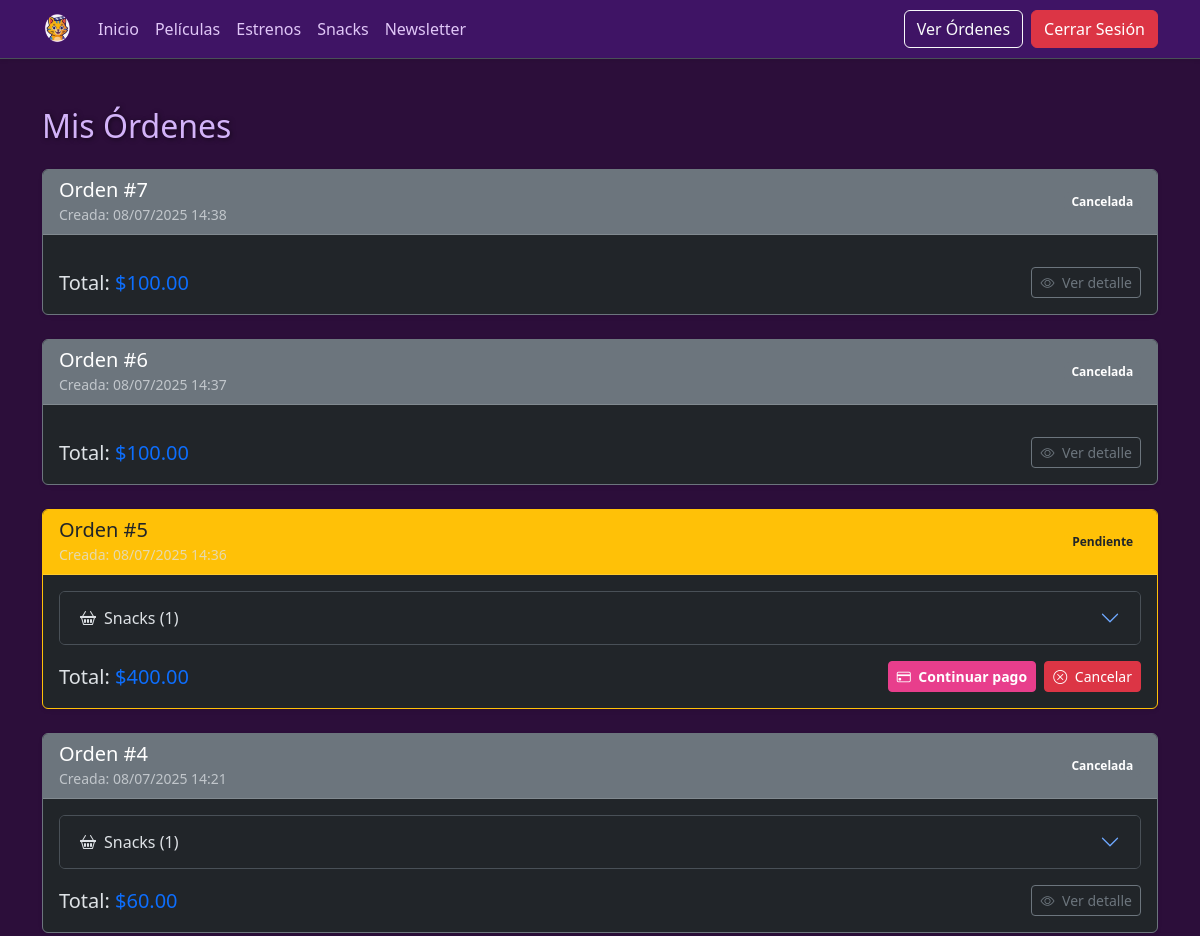
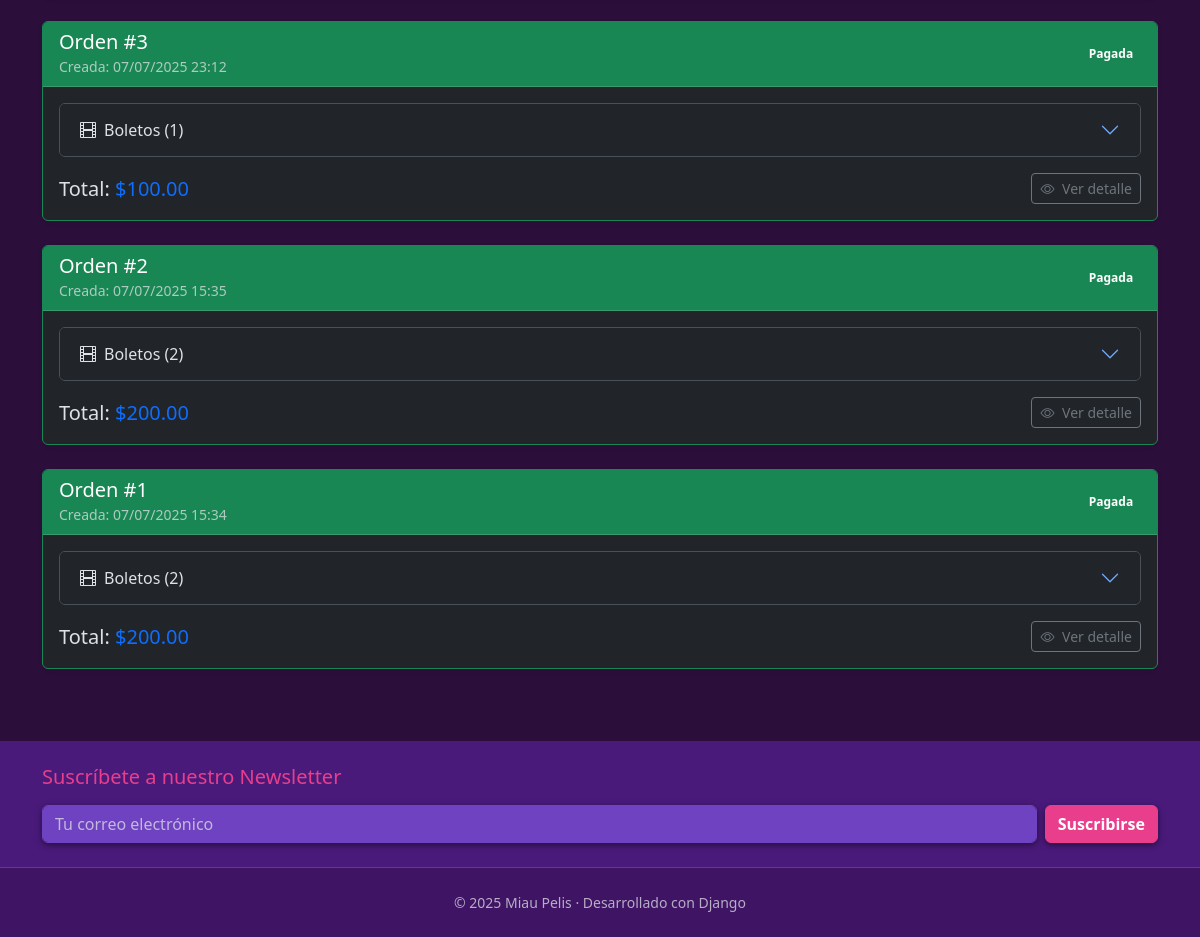
Screenshot of /orders/ (signed in) with the database file from the repository (2 pictures, top to bottom).
### cinema/models.py (models this page shows, shortened)
class TimeStampedModel(models.Model):
    created = models.DateTimeField(auto_now_add=True)
    updated = models.DateTimeField(auto_now=True)
    class Meta:
        abstract = True
        ordering = ('-created',)

class Order(TimeStampedModel):
    customer      = models.ForeignKey(Customer, on_delete=models.SET_NULL, null=True, related_name='orders')
    payment_method= models.CharField(max_length=3, choices=PaymentMethod.choices)
    total_amount  = models.DecimalField(max_digits=8, decimal_places=2)
    paid_at       = models.DateTimeField(null=True, blank=True)
    class Status(models.TextChoices):
        PENDING  = 'PEN', 'Pendiente'
        PAID     = 'PAI', 'Pagada'
        CANCELED = 'CAN', 'Cancelada'
    status        = models.CharField(max_length=3, choices=Status.choices, default=Status.PENDING)

### cinema/views.py (the view)
# urls.py: path('orders/', OrderListView.as_view(), name='orders_list'),
class OrderListView(LoginRequiredMixin, ListView):
   model = Order
   template_name = 'orders_list.html'
   context_object_name = 'orders'
   login_url = 'login'
   def get_queryset(self):
       customer, _ = Customer.objects.get_or_create(user=self.request.user)
       return Order.objects.filter(customer=customer).order_by('-created')

### cinema/models.py (called while the page is built)
    def line_total(self):
        return self.qty * self.price

### cinema/templates/orders_list.html (shortened to what this page needs)
{% extends "baseHome.html" %}
{% block content %}
 <h2 class="mb-4">Mis Órdenes</h2>
 {% if orders %}
   {% for order in orders %}
     <div class="card mb-4 shadow-sm
         {% if order.status == 'PAI' %}border-success
         {% elif order.status == 'PEN' %}border-warning
         {% else %}border-secondary{% endif %}">
       <div class="card-header d-flex justify-content-between align-items-center
           {% if order.status == 'PAI' %}bg-success text-white
           {% elif order.status == 'PEN' %}bg-warning text-dark
           {% else %}bg-secondary text-white{% endif %}">
         <div>
           <h5 class="mb-0">Orden #{{ order.id }}</h5>
           <small class="text-muted">
             Creada: {{ order.created|date:"d/m/Y H:i" }}
           </small>
         </div>
         <span class="badge
             {% if order.status == 'PAI' %}bg-success
             {% elif order.status == 'PEN' %}bg-warning text-dark
             {% else %}bg-secondary{% endif %}">
           {% if order.status == 'PAI' %}Pagada
           {% elif order.status == 'PEN' %}Pendiente
           {% else %}Cancelada{% endif %}
         </span>
       </div>
       <div class="card-body">
         <div class="accordion" id="accordion-{{ order.id }}">
           {% if order.order_tickets.count %}
           <div class="accordion-item">
             <h2 class="accordion-header" id="heading-T{{ order.id }}">
               <button class="accordion-button collapsed" type="button"
                       data-bs-toggle="collapse"
                       data-bs-target="#collapse-T{{ order.id }}"
                       aria-expanded="false"
                       aria-controls="collapse-T{{ order.id }}">
                 <i class="bi bi-film me-2"></i> Boletos ({{ order.order_tickets.count }})
               </button>
             </h2>
           </div>
           {% endif %}
           {% if order.order_snacks.count %}
           <div class="accordion-item">
             <h2 class="accordion-header" id="heading-S{{ order.id }}">
               <button class="accordion-button collapsed" type="button"
                       data-bs-toggle="collapse"
                       data-bs-target="#collapse-S{{ order.id }}"
                       aria-expanded="false"
                       aria-controls="collapse-S{{ order.id }}">
                 <i class="bi bi-basket2 me-2"></i> Snacks ({{ order.order_snacks.count }})
               </button>
             </h2>
           </div>
           {% endif %}
         </div>
         <div class="d-flex justify-content-between align-items-center mt-3">
           <h5 class="mb-0">
             Total: <span class="text-primary">${{ order.total_amount|floatformat:2 }}</span>
           </h5>
           {% if order.status == 'PEN' %}
           <div class="d-flex gap-2">
             <a href="{% url 'order_confirm' order_id=order.id %}"
                class="btn btn-sm btn-primary">
               <i class="bi bi-credit-card me-1"></i> Continuar pago
             </a>
             <form method="post"
                   action="{% url 'order_cancel' order_id=order.id %}"
                   style="display:inline">
               <button type="submit"
                       class="btn btn-sm btn-danger"
                       onclick="return confirm('¿Seguro que cancelar la orden #{{ order.id }}?');">
                 <i class="bi bi-x-circle me-1"></i> Cancelar
               </button>
             </form>
           </div>
           {% else %}
             <a href="{% url 'order_success' order_id=order.id %}"
                class="btn btn-sm btn-outline-secondary">
               <i class="bi bi-eye me-1"></i> Ver detalle
             </a>
           {% endif %}
         </div>
       </div>
     </div>
   {% endfor %}
 {% else %}
   <div class="alert alert-info">
     No has realizado ninguna orden aún.
   </div>
 {% endif %}
{% endblock %}

### static/css/site.css (style rules this page uses)
body { background-color: #2c0e3a; color: #e0c7f7; font-family: 'Segoe UI', Tahoma, Geneva, Verdana, sans-serif; }
h1, h2, h3, .display-3 { color: #d3b3f9; text-shadow: 1px 1px 5px rgba(0, 0, 0, 0.6); }
a { color: #e83e8c; text-decoration: none; }
.btn-primary { background-color: #e83e8c; border-color: #e83e8c; color: white; font-weight: 600; }

### rows the page displays
Order: id "7", created "08/07/2025 14:38", status "Cancelada", total_amount "100.00"
Order: id "6", created "08/07/2025 14:37", status "Cancelada", total_amount "100.00"
Order: id "5", created "08/07/2025 14:36", status "Pendiente", order_snacks.count "1", total_amount "400.00"
Order: id "4", created "08/07/2025 14:21", status "Cancelada", order_snacks.count "1", total_amount "60.00"
Order: id "3", created "07/07/2025 23:12", status "Pagada", order_tickets.count "1", total_amount "100.00"
Order: id "2", created "07/07/2025 15:35", status "Pagada", order_tickets.count "2", total_amount "200.00"
Order: id "1", created "07/07/2025 15:34", status "Pagada", order_tickets.count "2", total_amount "200.00"
